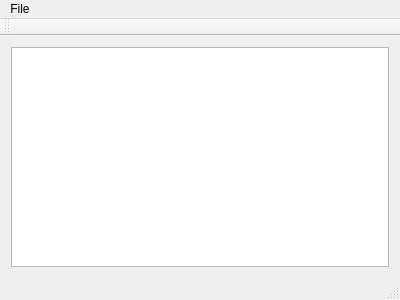
<?xml version="1.0" encoding="UTF-8"?>
<ui version="4.0">
 <class>MainWindow</class>
 <widget class="QMainWindow" name="MainWindow">
  <property name="geometry">
   <rect>
    <x>0</x>
    <y>0</y>
    <width>400</width>
    <height>300</height>
   </rect>
  </property>
  <property name="windowTitle">
   <string>MainWindow</string>
  </property>
  <widget class="QWidget" name="centralWidget">
   <layout class="QGridLayout" name="gridLayout">
    <item row="0" column="0">
     <widget class="QtTextBufferView" name="bufferTextArea"/>
    </item>
   </layout>
  </widget>
  <widget class="QMenuBar" name="menuBar">
   <property name="geometry">
    <rect>
     <x>0</x>
     <y>0</y>
     <width>400</width>
     <height>25</height>
    </rect>
   </property>
   <widget class="QMenu" name="menuFile">
    <property name="title">
     <string>File</string>
    </property>
    <addaction name="newFile"/>
    <addaction name="separator"/>
    <addaction name="exit"/>
   </widget>
   <addaction name="menuFile"/>
  </widget>
  <widget class="QToolBar" name="mainToolBar">
   <attribute name="toolBarArea">
    <enum>TopToolBarArea</enum>
   </attribute>
   <attribute name="toolBarBreak">
    <bool>false</bool>
   </attribute>
  </widget>
  <widget class="QStatusBar" name="statusBar"/>
  <action name="exit">
   <property name="text">
    <string>Exit</string>
   </property>
  </action>
  <action name="newFile">
   <property name="text">
    <string>New</string>
   </property>
  </action>
 </widget>
 <layoutdefault spacing="6" margin="11"/>
 <customwidgets>
  <customwidget>
   <class>QtTextBufferView</class>
   <extends>QTextEdit</extends>
   <header>qttextbufferview.h</header>
  </customwidget>
 </customwidgets>
 <resources/>
 <connections/>
</ui>
